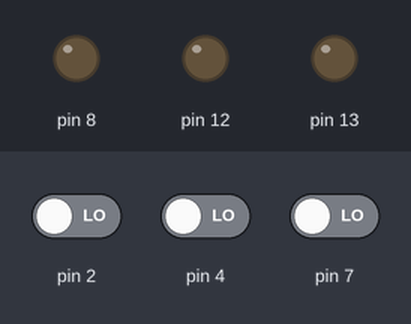
This sketch was run on a simulated Arduino Uno, built with avr-gcc and run on an emulated ATmega328P. Parts: output pins drawn as LEDs (lit = HIGH). Dashed ring = blinking. The test bench sets the inputs (shaded band); at power-on: pin 2 LOW, pin 4 LOW, pin 7 LOW.

Above: at 1.2 s.
1.3 s: pin 2 driven HIGH
At 1.45 s:
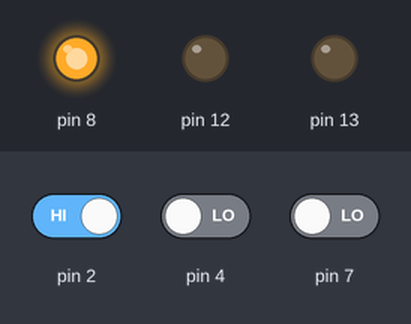
4.3 s: pin 4 driven HIGH
At 4.45 s:
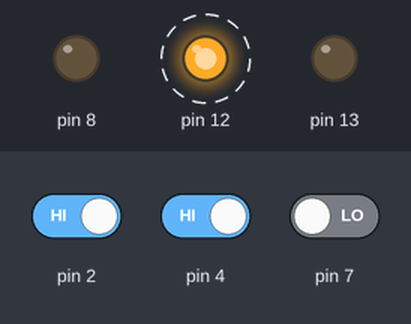
7.3 s: pin 7 driven HIGH
At 7.45 s:
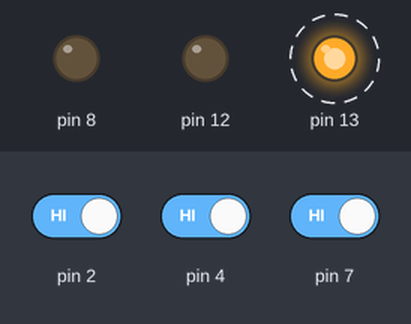
10.3 s: pin 7 driven LOW
At 10.45 s:
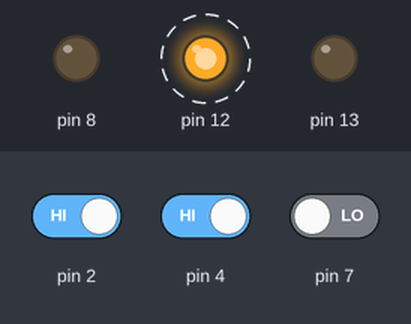
13.3 s: pin 4 driven LOW
At 13.45 s:
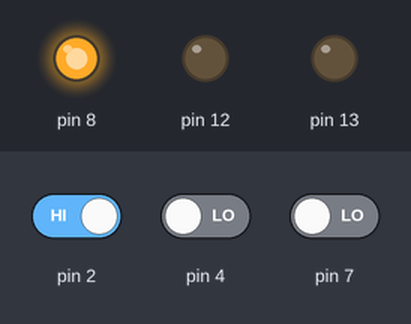
Timing chart, 0 to 16.3 s (numbered marks = the images above; inputs shaded):
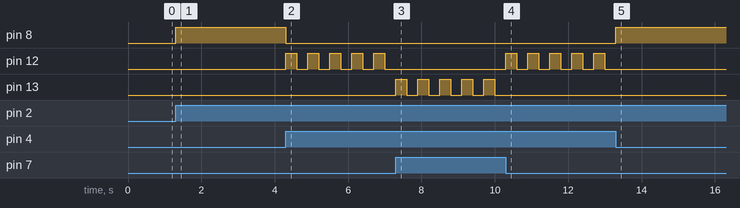

Measured:
- after the input at 1.3 s, pin 8: LOW → HIGH at once
- after the input at 4.3 s, pin 8: HIGH → LOW at once; pin 12: alternates HIGH for 0.30 s and LOW for 0.30 s, starting at once
- after the input at 7.3 s, pin 12: stops changing and stays LOW; pin 13: alternates HIGH for 0.30 s and LOW for 0.30 s, starting at once
- after the input at 10.3 s, pin 12: alternates HIGH for 0.30 s and LOW for 0.30 s, starting at once; pin 13: stops changing and stays LOW
- after the input at 13.3 s, pin 8: LOW → HIGH at once; pin 12: stops changing and stays LOW

The sketch:

main.ino
```cpp
void setup()
{
  pinMode (7, INPUT);
  pinMode (4, INPUT);
  pinMode (2, INPUT);
  pinMode (13, OUTPUT);
  pinMode (12, OUTPUT);
  pinMode (8, OUTPUT);
}

void loop()
{
  if(digitalRead(7)== HIGH)
{
  digitalWrite(13,HIGH);
  delay(300);
  digitalWrite(13,LOW);
  delay(300);
}
else if (digitalRead(4) == HIGH)
{
  digitalWrite(12,HIGH);
  delay(300);
  digitalWrite(12,LOW);
  delay(300);
}
else if(digitalRead(2)==HIGH)
{
  digitalWrite(8,HIGH);
  delay(300);
  digitalWrite(8,LOW);
}
else
{
  digitalWrite(13,LOW);
  digitalWrite(12,LOW);
  digitalWrite(8,LOW);
}
}
```
